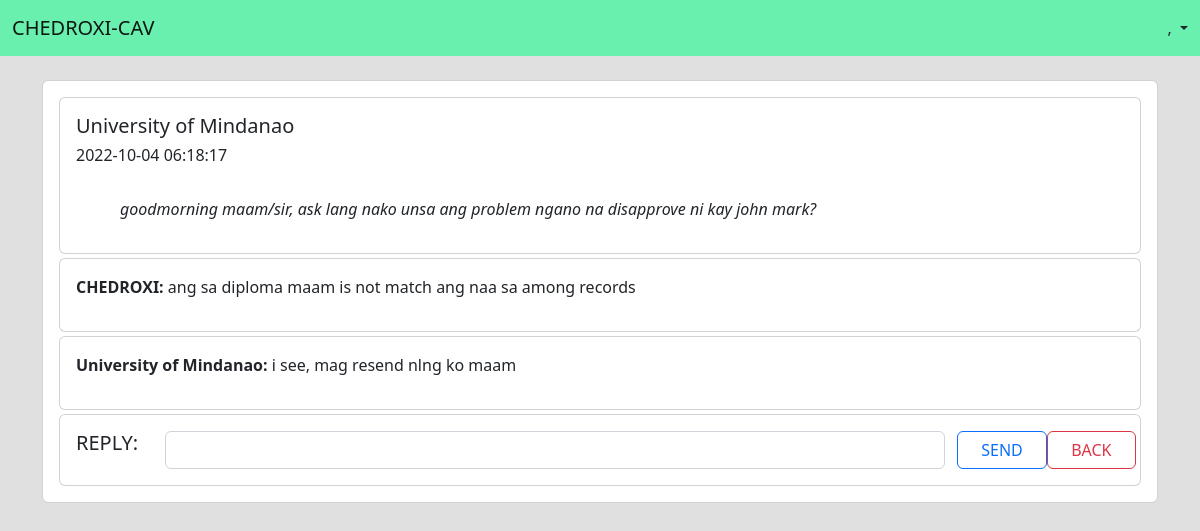
The page /pages/client/pages/viewMessageDetails.php?id=31 on the database its author committed.
### tables this page shows
CREATE TABLE `tbl_messages` (
  `id` int(11) NOT NULL,
  `schoolid` int(11) NOT NULL,
  `message` varchar(500) NOT NULL,
  `date` timestamp NOT NULL DEFAULT current_timestamp() ON UPDATE current_timestamp(),
  `active` int(1) NOT NULL
);

CREATE TABLE `tbl_schools` (
  `schoolID` int(11) NOT NULL,
  `schoolDesc` varchar(50) NOT NULL,
  `schoolCity` varchar(30) NOT NULL,
  `active` varchar(3) NOT NULL
);

CREATE TABLE `tbl_message_replies` (
  `id` int(11) NOT NULL,
  `messageid` int(11) NOT NULL,
  `schoolid` int(11) NOT NULL,
  `reply` varchar(500) NOT NULL,
  `datetime` timestamp NOT NULL DEFAULT current_timestamp() ON UPDATE current_timestamp(),
  `status` int(1) NOT NULL
);

### pages/client/pages/viewMessageDetails.php (the view, shortened to what this page needs)
<?php
include "../../../modules/dbconnection.php";
$UID = $_SESSION['UID'];
$sql = "select * from tbl_users a inner join tbl_roles b where a.roleid=b.roleid and userID='$UID' limit 1";
$result = mysqli_query($connection,$sql);
$fetch=mysqli_fetch_assoc($result);
$user = $fetch['lastname'] . ', ' . $fetch['firstname'];
$id = $_GET['id'];
$sql2 = "select a.id,a.schoolid,schooldesc,message,a.date from tbl_messages a inner join tbl_schools b where a.schoolid=b.schoolid and a.id='$id' limit 1";
$result2 = mysqli_query($connection,$sql2);
$fetch2 = mysqli_fetch_assoc($result2);
$sql3 = "select a.id,messageid,a.schoolid,schooldesc,reply,datetime from tbl_message_replies a inner join tbl_schools b where a.schoolid=b.schoolid and messageid='$id' order by datetime asc;";
$result3 = mysqli_query($connection,$sql3);
?>
<!doctype html>
<html>
    <head>
        <link href="https://cdn.jsdelivr.net/npm/bootstrap@5.2.1/dist/css/bootstrap.min.css" rel="stylesheet">
    </head>
    <body class="body-bg">
        <nav class="navbar fixed-top" style="background-color: #69F0AE;">
            <div class="container-fluid">
                <a class="navbar-brand">CHEDROXI-CAV</a>
                <li class="nav-item dropdown d-flex">
                    <a class="nav-link dropdown-toggle" href="#" role="button" data-bs-toggle="dropdown" aria-expanded="false"><?= $user ?></a>
                </li>
            </div>
        </nav>
       <div class="container">
            <div class="card">
                <div class="card-body">
                    <div class="card mb-1">
                        <div class="card-body">
                            <h5><?=$fetch2['schooldesc']?></h5>
                            <h6><?=$fetch2['date']?></h6>
                            <br>
                            <p style="text-indent:5ch;font-style:italic;"><?=$fetch2['message']?></p>
                        </div>
                    </div>
                    <?php while($fetch3 = mysqli_fetch_assoc($result3)) { ?>
                        <div class="card mb-1">
                            <div class="card-body">
                                <div class="row">
                                    <p><strong><?=$fetch3['schooldesc'] . ": "?></strong> <?=$fetch3['reply']?></p>
                                </div>
                            </div>
                        </div>
                    <?php } ?>
                    <div class="card">
                        <div class="card-body">
                            <form method="post" action="../../../modules/client-sendReply.php">
                                <div class="row">
                                    <div class="col-1">
                                        <h5>REPLY:</h5>
                                    </div>
                                    <div class="col-9">
                                        <input type="text" class="form-control" name="reply">
                                    </div>
                                        <input type="submit" class="btn btn-outline-primary col-1" value="SEND">
                                        <a href="viewMessages.php?search=" class="btn btn-outline-danger col-1">BACK</a>
                                </div>
                            </form>
                        </div>
                    </div>
                </div>
            </div>
       </div>
    </body>
</html>

### pages/client/pages/viewMessageDetails.php (style rules this page uses)
.container { margin-top: 80px; margin-bottom: 5px; }
.body-bg { background-color:#E0E0E0; }

### rows shown on the page
tbl_messages: schoolid.schoolDesc "University of Mindanao", date "2022-10-04 06:18:17", message "goodmorning maam/sir, ask lang nako unsa ang problem ngano na disapprove ni kay john mark?"
tbl_message_replies: schoolid.schoolDesc "CHEDROXI", reply "ang sa diploma maam is not match ang naa sa among records"
tbl_message_replies: schoolid.schoolDesc "University of Mindanao", reply "i see, mag resend nlng ko maam"

### other values the page prints
$user ","
